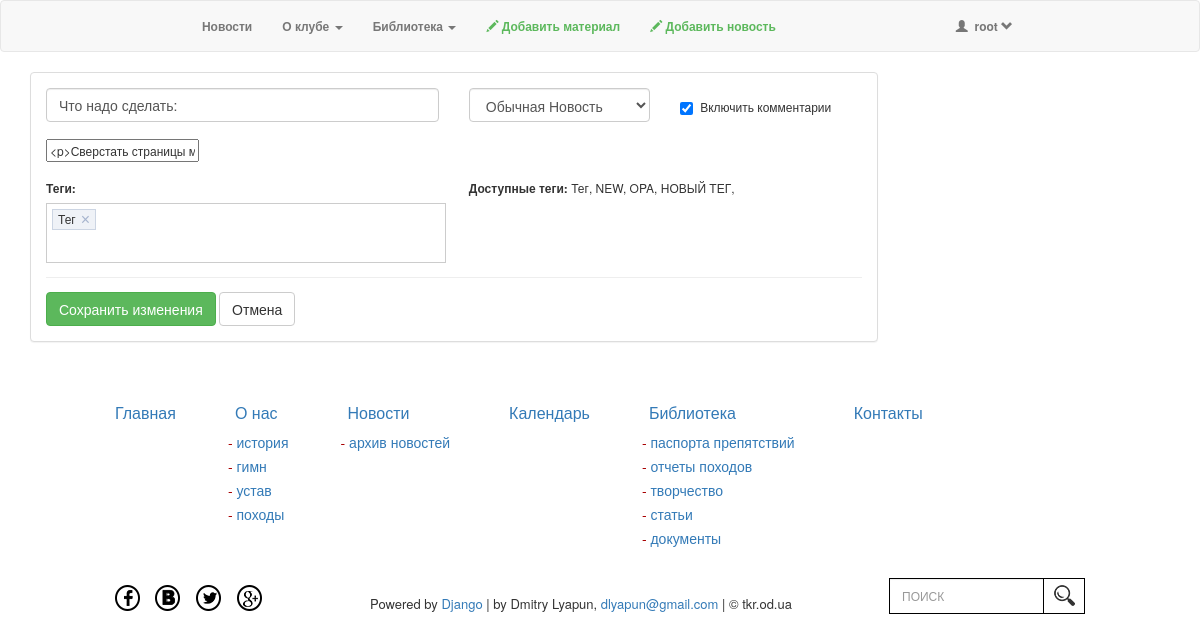
Before: /blog_edit/2/ (signed in) with the older database file.
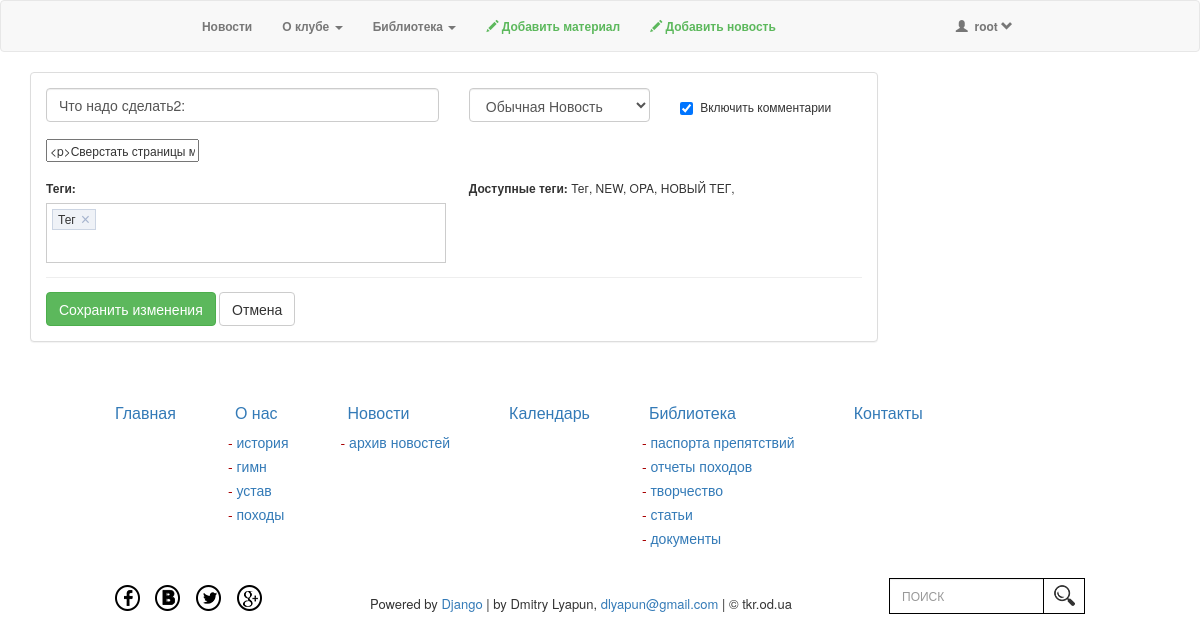
After: the same page with the newer database file.
### force_blog/models.py (models this page shows, shortened)
class BlogPost(models.Model):
    DISABLE = 0
    ENABLE = 1
    HOT_POST = 2
    STATE_CHOICE = (
        (DISABLE, 'Новость отключена'),
        (ENABLE, 'Обычная Новость'),
        (HOT_POST, 'Важная Новость (На главной)'),
    )
    title = models.CharField(max_length=50, verbose_name=u'Заголовок')
    date_creation = models.DateTimeField(auto_now_add=True)
    date_publication = models.DateTimeField(blank=True, null=True)
    owner = models.ForeignKey(settings.AUTH_PROFILE_MODULE,
                              verbose_name=u'Автор')
    text = models.TextField(verbose_name=u'Страничка')
    state = models.SmallIntegerField(default=ENABLE,
                                     choices=STATE_CHOICE,
                                     verbose_name=u'Статус')
    category = models.ManyToManyField('Category',
                                      verbose_name=u'Теги',
                                      related_name="blogposts_category")
    blog_edit = models.ManyToManyField('BlogEdit',
                                       blank=True, null=True,
                                       verbose_name=u'Редактирование',
                                       related_name="blogpost_edit")
    image = models.ImageField(upload_to='BlogImage/',
                              verbose_name=u'Изображение',
                              blank=True,
                              null=True)
    default_image = models.ForeignKey('DefaultImageBlog',
                                      verbose_name=u'Изображение',
                                      blank=True, null=True)
    if_comments = models.BooleanField(default=True)
    class Meta:
        ordering = ["-date_creation"]
        verbose_name = 'Пост'
        verbose_name_plural = 'Посты'

### force_blog/views.py (the view)
# urls.py: url(r'^blog_edit/(?P<blog_id>\w+)/$', 'blog_edit', name="blog_edit"),
@login_required
def blog_edit(request, blog_id):
    profile = CustomUser.objects.get(user=request.user)
    categorys = Category.objects.all()
    if not profile.moderator and profile.goverment and profile.user.is_superuser:
        return redirect('/login/')
    blog = BlogPost.objects.get(id=blog_id)
    if request.method == "POST":
        form = BlogPostForm(request.POST, instance=blog)
        form.is_valid()
        try:
            tags = form.cleaned_data['category']
        except KeyError:
            new_tag = Category.objects.create(category=request.POST['category'])
        if form.is_valid():
            for x in categorys:
                blog.category.remove(x)
            for x in tags:
                try:
                    tag = Category.objects.get(category=x)
                except ObjectDoesNotExist:
                    pass
                try:
                    blog.category.add(tag)
                except TypeError:
                    pass
            blog_backup(blog, profile)
            form.save()
            url = u'/blog/%s' % blog_id
            return redirect(url)
    else:
        form = BlogPostForm(instance=blog)
    data = {'form': form, 'blog': blog, 'categorys': categorys}
    return render_to_response('force_blog/blogpost_edit.html',
                              data,
                              context_instance=RequestContext(request))

### force_blog/forms.py (shortened to what this page needs)
class BlogPostForm(ModelForm):
    text = forms.CharField(widget=CKEditorWidget())
    class Meta:
        model = BlogPost
        exclude = ['owner', 'date_publication', 'image', 'default_image',
                   'date_creation', 'rating', 'blog_edit', 'karma_users', 'files', ]

### banner/context_processor.py (called while the page is built)
def contex_banner(request):
    if request.user.is_authenticated():
        try:
            profile = CustomUser.objects.get(user=request.user)
        except ObjectDoesNotExist:
            profile = request.user
    else:
        profile = ""
    banners = BannerTitle.objects.filter(state=1)
    return {'banner_title': banners, 'profile':profile}

### party/context_processor.py (called while the page is built)
def contex_party(request):
    try:
        calendar = Party.objects.all()
    except ObjectDoesNotExist:
        calendar = "ERROR"
    return {'calendar': calendar}

### force_blog/templates/force_blog/blogpost_edit.html (shortened to what this page needs)
{% extends "base.html" %}
{% block extra_css %}<link href="{{ STATIC_URL }}css/jquery.tokenize.css" rel="stylesheet" type="text/css">{% endblock %}
{% block main %}
<div class="col-md-9 left">
	<div class="panel panel-default">
		<div class="panel-body">
			<div id="blogpost">
				<form action="/blog_edit/{{ blog.id }}/" method="post" role="form">
					<div class="row">
						<div class="col-xs-6">
						    <input id="id_title" name="title" type="text" class="form-control" placeholder="Заголовок" value="{{ form.title.value }}"><br>
						</div>
						<div class="col-xs-3">
								<select id="id_state" name="state" class="form-control">
									<option value="1" selected="selected">Обычная Новость</option>
								</select>
						</div>
						<div class="col-xs-3 checkbox">
							<label>
							  <input checked="checked" id="id_if_comments" name="if_comments" type="checkbox"> Включить комментарии
							</label>
						</div>
					</div>
					{{ form.text }}
				<div class="row"><br>
					<div class="col-xs-6">
					<p><label for="id_category">Теги:</label><br>
					<select id="id_category" multiple="multiple" name="category" class="tokenize-sample">
					    {% for category in blog.category.all %}
					    <option value="{{ category.id }}" selected="selected">{{ category.category }}</option>
					    {% endfor %}
					</select>
					</p>
					</div>
					<div class="col-xs-6">
						<label>Доступные теги:</label>
						{% for category in categorys %}
						    {{ category.category }},
						{% endfor %}
					</div>
				</div>
					<hr style="margin-top: 1px; margin-bottom: 14px;">
					<button type="submit" class="btn btn-success">Сохранить изменения</button>
					<a href="/blog/{{ blog.id }}"><button class="btn btn-default"> Отмена</button></a>
				</form>
			</div>
		</div>
	</div>
</div>
{% endblock %}

Changed rows visible on the page:
changed BlogPost: title "Что надо сделать:" → "Что надо сделать2:"
